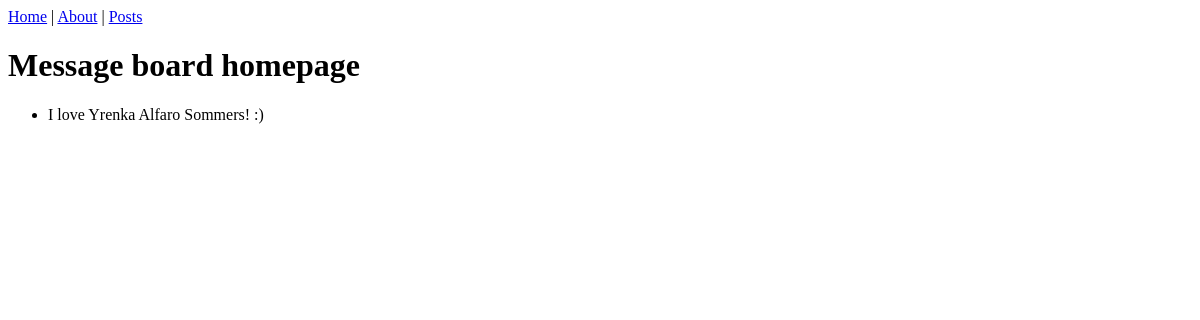
The app's page /posts/, older data.
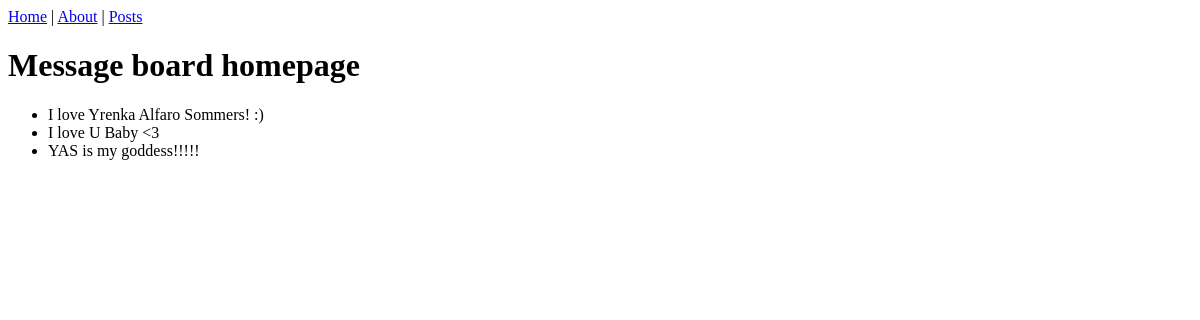
The same page, newer data.
### posts/models.py (models this page shows, shortened)
class Post(models.Model):
    text = models.TextField()

### posts/views.py (the view)
# urls.py: urlpatterns = [path("", BoardView.as_view(), name="posts"),]
class BoardView(ListView):
    model=Post
    template_name="posts.html"

### templates/posts.html
{% extends "base.html" %}
{% block content %}
<h1>Message board homepage</h1> <ul>
    {% for post in post_list %} <li>{{ post.text }}</li>
    {% endfor %} </ul>
{% endblock content %}

### templates/base.html
<header>
    <a href="{% url 'home' %}">Home</a> |
    <a href="{% url 'about' %}">About</a> |
    <a href="{% url 'posts' %}">Posts</a>
</header>
{% block content %} {% endblock content %}

Row changes from the older to the newer data that the page shows:
added Post: text "I love U Baby <3"
added Post: text "YAS is my goddess!!!!!"
